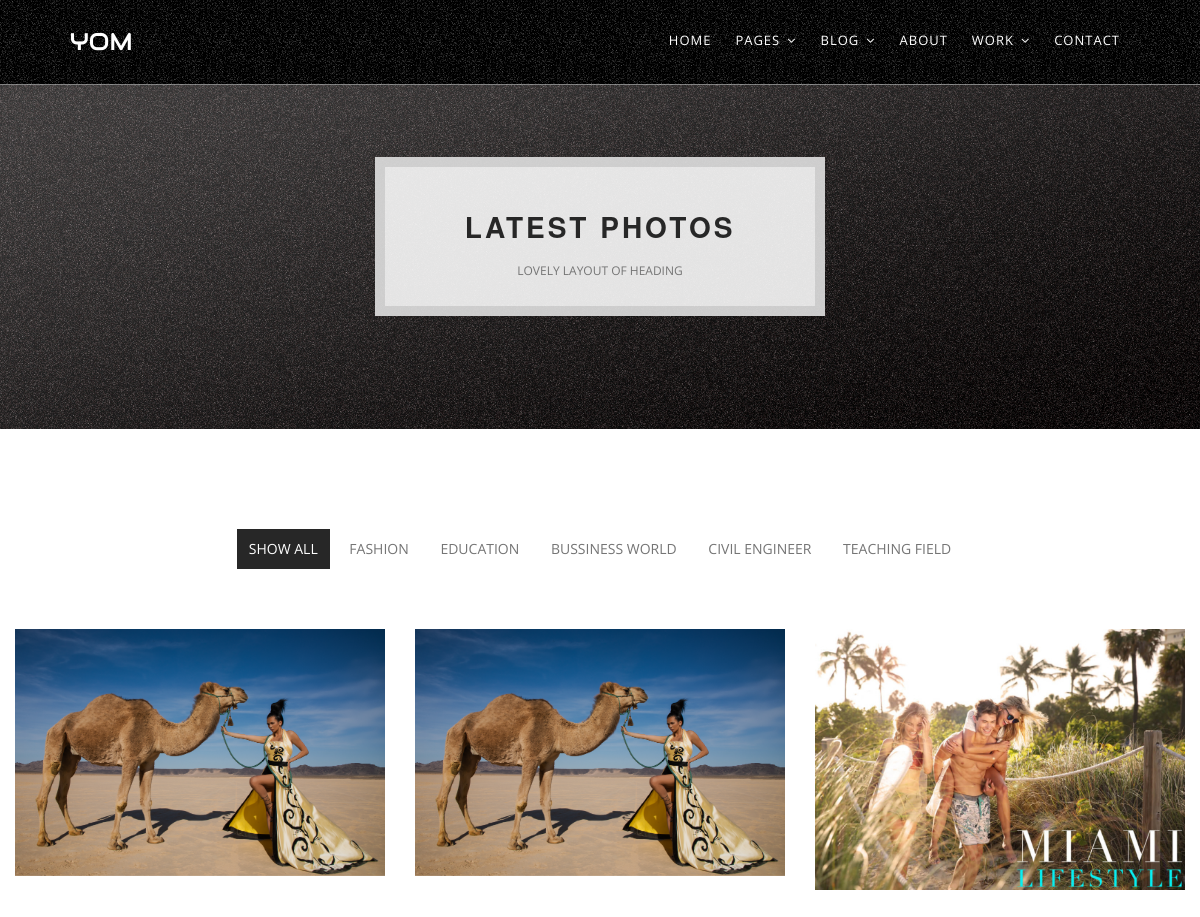
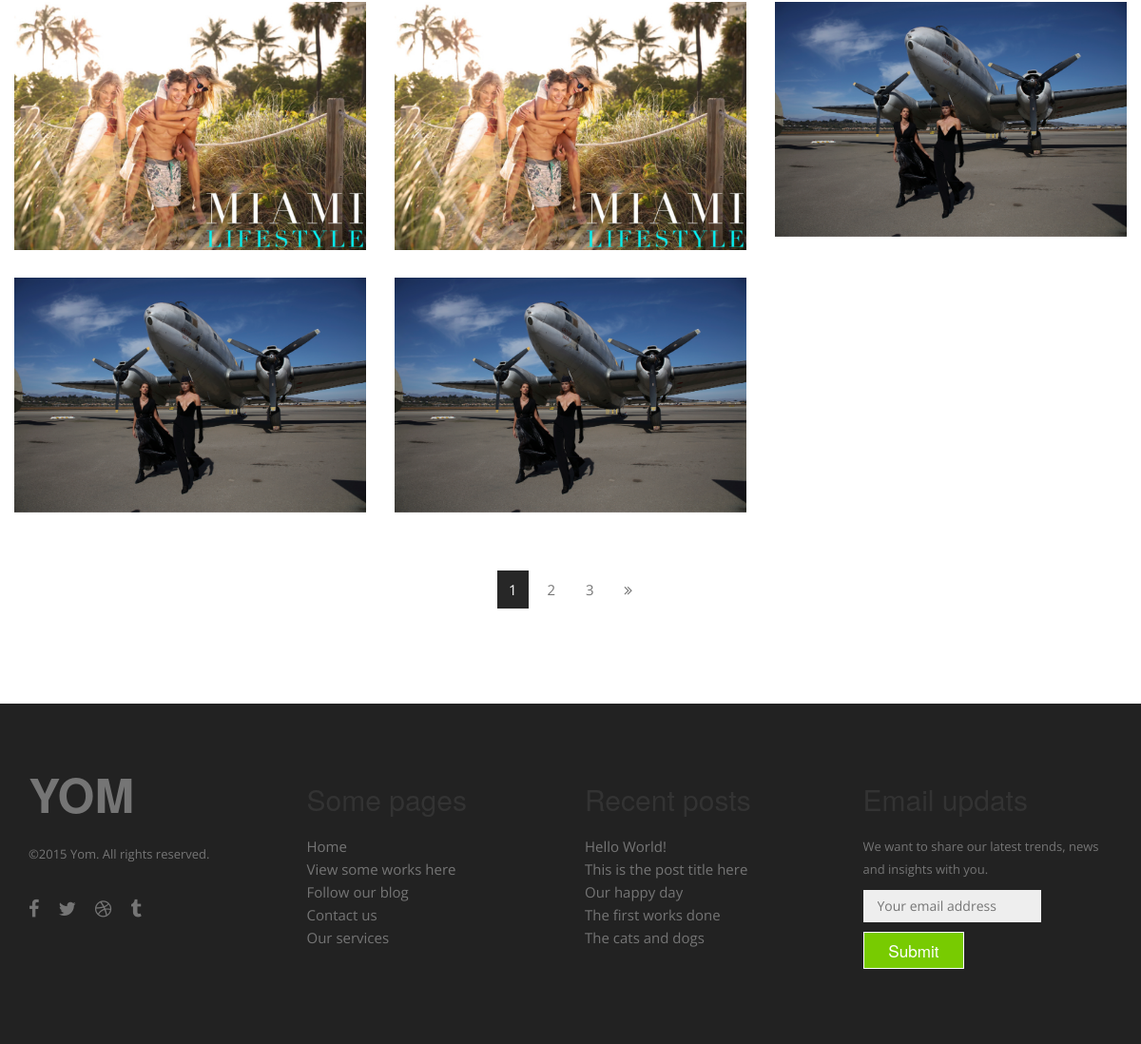
Screenshot of /columnthree/ with the database file from the repository (2 pictures, top to bottom).
### myadminapp/models.py (models this page shows)
class categorydata(models. Model):
    ourcat = models.CharField(max_length = 200)

class blogdata(models. Model):
    feature_img = models.ImageField(upload_to='slider-media/' , blank=True, null=True)
    post_title = models.CharField(max_length = 200)
    post_date = models.DateField()
    post_description = models.CharField(max_length = 10000)
    categories = models.ManyToManyField(categorydata)
    auth_name = models.CharField(max_length= 200 , default=" ")
    about_des = models.CharField(max_length = 200, default=" ")

### myapp/views.py (the view)
# urls.py: path('columnthree/', columnthree),
def columnthree(request):
    categories = categorydata.objects.all()
    blogs = blogdata.objects.all()
    return render(request, 'work-3columns.html', {'categories': categories, 'blogs': blogs})

### myapp/templatetags/custom_filters.py (called while the page is built)
@register.filter
def slugify(value):
    return value.replace(" ", "-").replace("/", "-").replace(".", "-")

### myapp/templates/work-3columns.html (shortened to what this page needs)
{% load static %}
{% load custom_filters %}
<!DOCTYPE html>
<html lang="en-US">
<head>
	<link rel="stylesheet" href="{% static '/files/css/bootstrap.css' %}">
	<link rel="stylesheet" href="{% static '/files/css/animate.css' %}">
	<link rel="stylesheet" href="{% static '/files/css/simple-line-icons.css' %}">
	<link rel="stylesheet" href="{% static '/files/css/font-awesome.min.css' %}">
	<link rel="stylesheet" href="{% static '/files/css/style.css' %}">
	<link rel="stylesheet" href="{% static '/files/rs-plugin/css/settings.css' %}">
</head>
<body>
	<div class="sidebar-menu-container" id="sidebar-menu-container">
		<div class="sidebar-menu-push">
			<div class="sidebar-menu-inner">
				<header class="site-header">
					<div id="main-header" class="main-header header-sticky">
						<div class="inner-header clearfix">
							<div class="logo">
								<a href="/index-2/">YOM</a>
							</div>
							<nav class="main-navigation pull-right hidden-xs hidden-sm">
								<ul>
									<li><a href="/index/">Home</a></li>
									<li><a href="#" class="has-submenu">Pages</a>
									</li>
									<li><a href="#" class="has-submenu">Blog</a>
									</li>
									<li><a href="/about/">About</a></li>
									<li><a href="#" class="has-submenu">Work</a>
									</li>
									<li><a href="/contact/">Contact</a></li>
								</ul>
							</nav>
						</div>
					</div>
				</header>
				<section class="page-heading wow fadeIn" data-wow-duration="1.5s" style="background-image: url({% static '/files/images/01-heading.jpg' %})">
					<div class="container">
						<div class="page-name">
							<h1>Latest Photos</h1>
							<span>Lovely layout of heading</span>
						</div>
					</div>
				</section>
				<section class="portfolio on-portfolio">
					<div class="container">
						<div class="col-sm-12 text-center">
							<div id="projects-filter">
								<a href="#" data-filter="*" class="active">Show All</a>
								{% for category in categories %}
									<a href="#" data-filter=".{{ category.ourcat|slugify }}">{{ category.ourcat }}</a>
								{% endfor %}
							</div>
						</div>
						<div class="row">
							<div class="row" id="portfolio-grid">
								{% for blog in blogs %}
									{% for category in blog.categories.all %}
										<div class="item col-md-4 col-sm-6 col-xs-12 {{ category.ourcat|slugify }}">
											<figure>
												<img alt="{{ blog.post_title }}" src="{{ blog.feature_img.url }}">
											</figure>
										</div>
									{% endfor %}
								{% endfor %}
							</div>
						</div>
						<div class="col-md-12">
							<div class="portfolio-page-nav text-center">
								<ul>
									<li><a href="#" class="current">1</a></li>
									<li><a href="#">2</a></li>
									<li><a href="#">3</a></li>
									<li><a href="#"><i class="fa fa-angle-double-right"></i></a></li>
								</ul>
							</div>
						</div>
					</div>
				</section>
                <footer class="footer">
      <div class="three spacing"></div>
	  <div class="container">
      <div class="row">
        <div class="col-md-3">
          <h1>
            <a href="index.html">
             YOM
            </a>
          </h1>
          <p>©2015 Yom. All rights reserved.</p>
          <div class="spacing"></div>
          <ul class="socials">
            <li>
              <a href="http://facebook.com">
                <i class="fa fa-facebook"></i>
              </a>
            </li>
            <li>
              <a href="http://twitter.com">
                <i class="fa fa-twitter"></i>
              </a>
            </li>
            <li>
              <a href="http://dribbble.com">
                <i class="fa fa-dribbble"></i>
              </a>
            </li>
            <li>
              <a href="http://tumblr.com">
                <i class="fa fa-tumblr"></i>
              </a>
            </li>
          </ul>
          <div class="spacing"></div>
        </div>
        <div class="col-md-3">
          <div class="spacing"></div>
          <div class="links">
            <h4>Some pages</h4>
            <ul>
              <li><a href="#">Home</a></li>
              <li><a href="#">View some works here</a></li>
              <li><a href="#">Follow our blog</a></li>
              <li><a href="#">Contact us</a></li>
              <li><a href="#">Our services</a></li>
            </ul>
          </div>
          <div class="spacing"></div>
        </div>
        <div class="col-md-3">
          <div class="spacing"></div>
          <div class="links">
            <h4>Recent posts</h4>
            <ul>
              <li><a href="#">Hello World!</a></li>
              <li><a href="#">This is the post title here</a></li>
              <li><a href="#">Our happy day</a></li>
              <li><a href="#">The first works done</a></li>
              <li><a href="#">The cats and dogs</a></li>
            </ul>
          </div>
          <div class="spacing"></div>
        </div>
        <div class="col-md-3">
          <div class="spacing"></div>
          <h4>Email updats</h4>
          <p>We want to share our latest trends, news and insights with you.</p>
          <form>
            <input class="email-address" placeholder="Your email address" type="text">
            <input class="button boxed small" type="submit">
          </form>
          <div class="spacing"></div>
        </div>
      </div>
	  </div>
      <div class="two spacing"></div>
    </footer>
			</div>
		</div>
	</div>
</body>
</html>

### rows the page displays
categorydata: ourcat "FASHION", feature_img (picture)
categorydata: ourcat "EDUCATION", feature_img (picture)
categorydata: ourcat "BUSSINESS WORLD", feature_img (picture)
categorydata: ourcat "CIVIL ENGINEER", feature_img (picture)
categorydata: ourcat "TEACHING FIELD", feature_img (picture)
